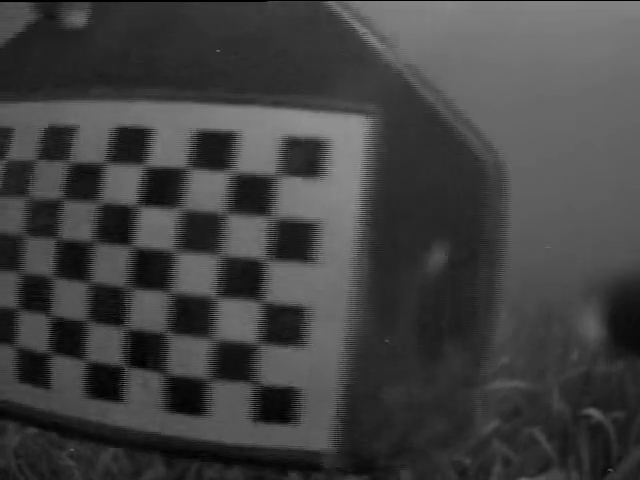
#> input picture frame 44 of test_left_v.avi, 640 x 480 px
$ python rec_new.py   (older library calls are emulated)
#> lines starting #> are read from the running program, lines starting #| are printed output that depends on the picture
# Please install opencv and ffmpeg first
# pip3 install opencv
# pip3 install ffmpeg


import sys
import cv2
import numpy as np
import math
import time


print("Please enter the file name: \n")
x = input()
# Set parameters
FILENAME_IN = x
#"test_left_v.avi"
FILENAME_OUT = "undistorted.avi"
CODEC = 'avi'
FC = [582.741, 580.065]  # focal lengths
CC = [635.154, 371.917]  # principle points for same
KC = [-0.228, 0.0469, 0.0003, -0.0005, 0.0000]  # distortion coeffs for same


def create_matrix_profile(fc, cc, kc):
    """Create the camera matrix and distortion profile.
    Take in the focal lengths, principle points, and distortion coefficients
    and return the camera matrix and distortion coefficients in the form
    OpenCV needs.
    Takes:
        fc - the x and y focal lengths [focallength_x, focallength_y]
        cc - the x and y principle points [point_x, point_y]
        kc - the distortion coefficients [k1, k2, p1, p2, k3]
    Gives:
        cam_matrix - the camera matrix for the video
        distortion_profile - the distortion profile for the video
    """
    fx, fy = fc
    cx, cy = cc
    cam_matrix = np.array([[fx,  0, cx],
                           [ 0, fy, cy],
                           [ 0,  0,  1]], dtype='float32')
    distortion_profile = np.array(kc, dtype='float32')
    return cam_matrix, distortion_profile

# [10 lines left out: function undistort_image, not called in this run]

def log_it(message):
    """Print message to sys.stdout, without new line."""
    sys.stdout.write(message + "\r")
    sys.stdout.flush()

# [107 lines left out: functions imshow, cut, get_K_and_D, fish_eye_dis, undistort, not called in this run]

def main():
    cam_matrix, profile = create_matrix_profile(FC, CC, KC)
    # Load video
    video = cv2.VideoCapture(FILENAME_IN)
    fourcc = int(video.get(cv2.CAP_PROP_FOURCC))
    fps = video.get(cv2.CAP_PROP_FPS)
    frame_count = int(video.get(cv2.CAP_PROP_FRAME_COUNT))
    size = (int(video.get(cv2.CAP_PROP_FRAME_WIDTH)),
            int(video.get(cv2.CAP_PROP_FRAME_HEIGHT)))
    writer = cv2.VideoWriter(FILENAME_OUT, fourcc, fps, size)
    while video.grab() is True:
        log_it("On frame %i of %i."%(video.get(cv2.CAP_PROP_POS_FRAMES),
                                    frame_count))
        frame =  cv2.undistort(video.retrieve()[1], cam_matrix, profile)
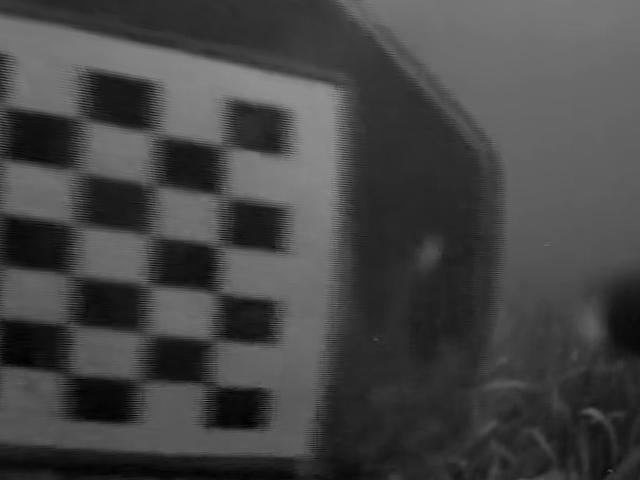
#> frame: shape (480, 640, 3); mean B, G, R 68.9, 68.9, 68.9
        writer.write(frame)
    video.release()
    writer.release()

if __name__ == '__main__':
	main()

$ run again, starting later in the video
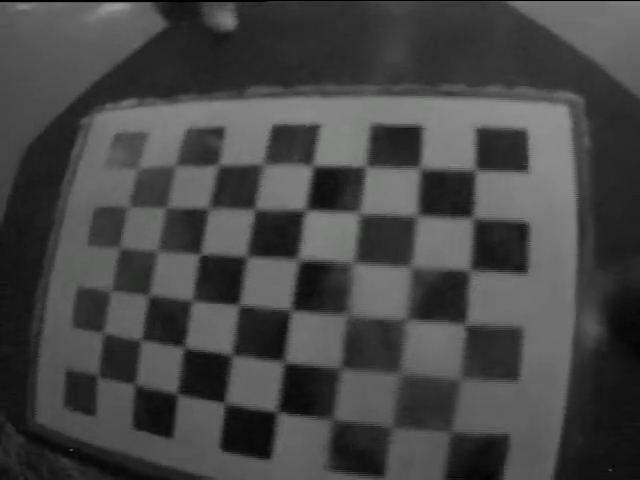
#> input picture frame 202 of test_left_v.avi, 640 x 480 px
#> in main, `frame =  cv2.undistort(video.retrieve()[1], cam_matrix, profile)`:
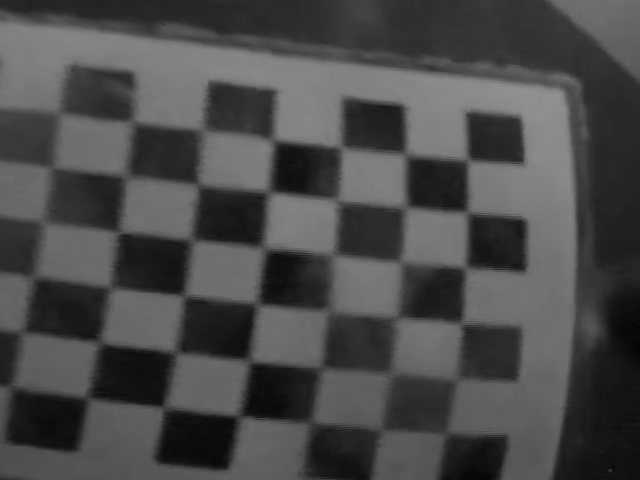
#> frame: shape (480, 640, 3); mean B, G, R 74, 74.1, 74.1

$ run again, starting later in the video
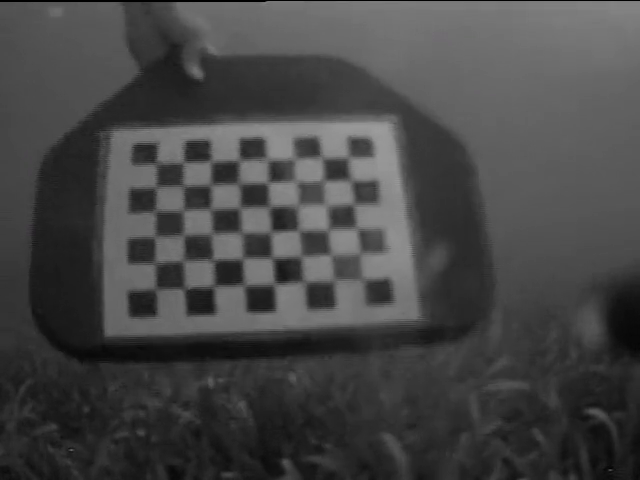
#> input picture frame 359 of test_left_v.avi, 640 x 480 px
#> in main, `frame =  cv2.undistort(video.retrieve()[1], cam_matrix, profile)`:
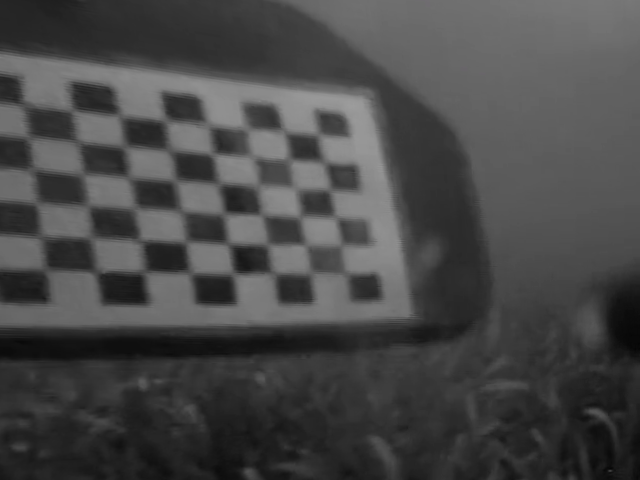
#> frame: shape (480, 640, 3); mean B, G, R 71.9, 71.9, 71.9
